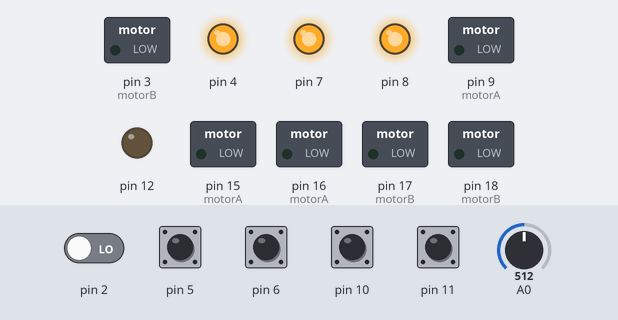
Recording of a sketch running on a simulated Arduino Uno, built with avr-gcc and run on an emulated ATmega328P. Shown: switched loads named in the sketch (green lamp = pin HIGH), output pins drawn as LEDs (lit = HIGH). Dashed ring = blinking. Inputs (shaded band) come from the test bench; at power-on: pin 5, pin 6, pin 10, pin 11 HIGH, pin 2 LOW, A0 = 512.

Above: at 0.8 s.
0.9 s: A0 set to 409
3.9 s: A0 set to 392
At 4.7 s:
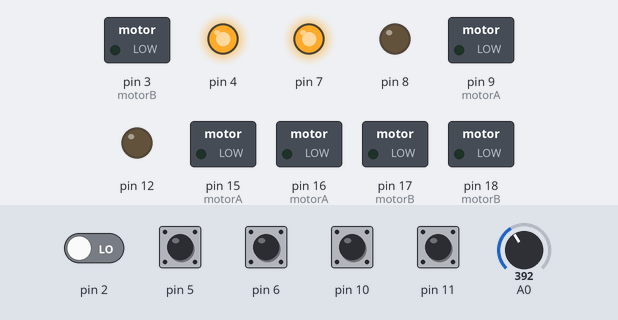
6.9 s: pin 2 driven HIGH
At 8.7 s:
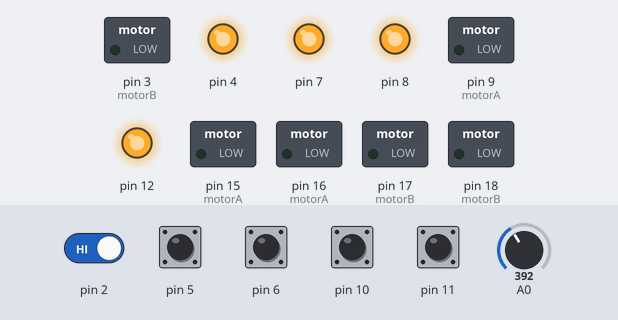
9.9 s: pin 5 pulled LOW for 0.15 s
At 10.0 s:
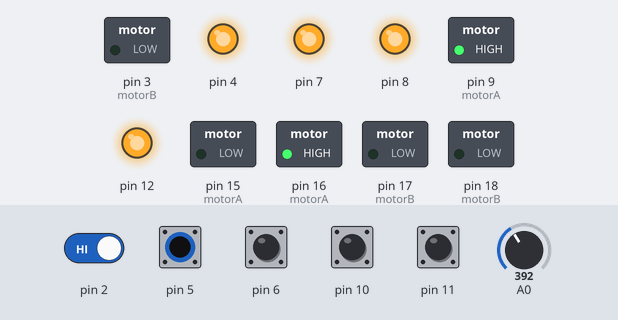
11.5 s: pin 6 pulled LOW for 0.15 s
At 11.6 s:
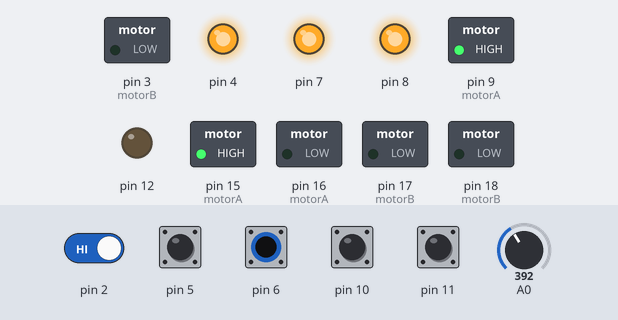
14.5 s: pin 10 pulled LOW for 0.15 s
At 16.7 s:
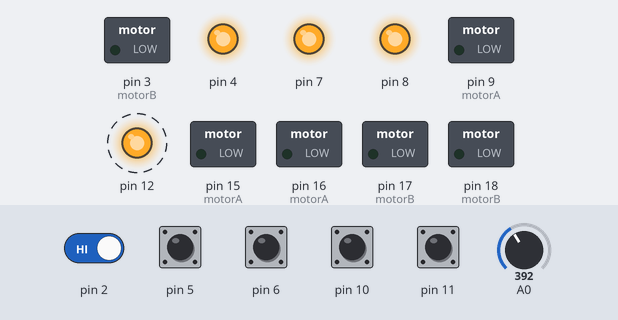
Timing chart, 0 to 18.5 s (numbered marks = the images above; inputs shaded):
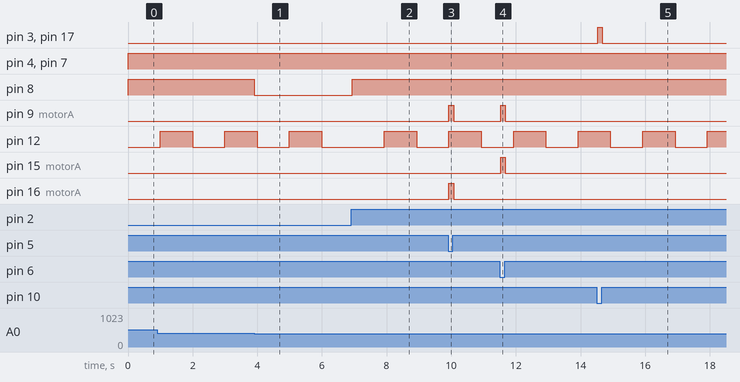

Measured:
- the behaviour switches between 401 and 400 on A0 (found by bisection; images 0 and 1)
- after the input at 3.9 s, pin 8: HIGH → LOW at once
- after the input at 6.9 s, pin 3 (motorB), pin 9 (motorA), pin 15 (motorA), pin 18 (motorB): stays LOW (without the input it goes to HIGH after 2.0 s); pin 8: LOW → HIGH at once
- after the input at 9.9 s, pin 9 (motorA), pin 16 (motorA): LOW → HIGH at once, → LOW 0.15 s later
- after the input at 11.5 s, pin 9 (motorA), pin 15 (motorA): LOW → HIGH at once, → LOW 0.15 s later
- after the input at 14.5 s, pin 3 (motorB), pin 17 (motorB): LOW → HIGH at once, → LOW 0.15 s later
- by itself, pin 12: alternates HIGH for 1.0 s and LOW for 1.0 s

The sketch:

gigantes_mdf.ino
```cpp
/**
 * @file gigantes_mdf.ino
 * @brief Firmware do robo "Gigante de MDF" (ATmega328P, 16 MHz).
 *
 * Controle tipo tanque (cada lado com frente/re), motores por PWM
 * (Timer1 -> D9, Timer2 -> D3), laser piscando 1 s ligado / 1 s
 * desligado pelo Timer0, LDR no ADC0 com deteccao de acerto,
 * 3 LEDs de vida e botao de reset por INT0.
 *
 * Mapa de pinos:
 *  - D2  (PD2): botao reset, apertado = HIGH (pull-down externo 10k), INT0
 *  - D3  (PD3): EN_B, PWM do motor B (OC2B)
 *  - D4  (PD4): LED 1a vida
 *  - D5  (PD5): controle - esquerda para tras
 *  - D6  (PD6): controle - esquerda para frente
 *  - D7  (PD7): LED 2a vida
 *  - D8  (PB0): LED 3a vida
 *  - D9  (PB1): EN_A, PWM do motor A (OC1A)
 *  - D10 (PB2): controle - direita para frente
 *  - D11 (PB3): controle - direita para tras
 *  - D12 (PB4): laser (via BC547)
 *  - A0  (PC0): LDR (mais luz = leitura menor)
 *  - A1/A2 (PC1/PC2): IN1/IN2 do motor A
 *  - A3/A4 (PC3/PC4): IN3/IN4 do motor B
 */

#include <avr/io.h>
#include <avr/interrupt.h>
#include <stdint.h>

#if F_CPU != 16000000UL
#error "Este codigo foi configurado para clock de 16 MHz."
#endif

// ==================== CONFIGURACOES GERAIS ====================

#define VELOCIDADE_NORMAL       255
#define VELOCIDADE_GIRO         190

/** 1 = motor A e o lado esquerdo do robo; 0 = motor A e o lado direito. */
#define MOTOR_A_ESQUERDO          1

/** Coloque 1 se o motor girar ao contrario do esperado. */
#define INVERTER_MOTOR_A          0
#define INVERTER_MOTOR_B          0

#define TEMPO_BLOQUEIO_MS       5000UL
#define TEMPO_GIRO_180_MS        700UL

#define TEMPO_LASER_MS          1000U

#define DEBOUNCE_CONTROLE_MS      25UL
#define DEBOUNCE_RESET_MS         30UL

/** 0 = com mais luz a leitura do ADC cai (LDR no GND, resistor no VCC). */
#define LUZ_AUMENTA_ADC            0
#define LIMIAR_ACERTO            100
#define HISTERESE_LDR             30

#define AMOSTRAS_CALIBRACAO      200U
#define AMOSTRAS_CONFIRMACAO       3U
#define AMOSTRAS_REARME           10U

// Bits do controle (controle tipo tanque)
#define BOTAO_ESQ_FRENTE           0   // D6
#define BOTAO_ESQ_RE               1   // D5
#define BOTAO_DIR_FRENTE           2   // D10
#define BOTAO_DIR_RE               3   // D11

// ==================== ESTADOS DO ROBO ====================

/** Estados da maquina de estados principal. */
typedef enum {
    CALIBRANDO,
    ATIVO,
    BLOQUEADO,
    GIRANDO,
    ELIMINADO
} EstadoRobo;

EstadoRobo estado = CALIBRANDO;

uint8_t vidas = 3;
uint32_t inicioEstado = 0;

// ==================== VARIAVEIS DAS INTERRUPCOES ====================

volatile uint32_t contadorMs = 0;

volatile uint16_t valorAdc = 0;
volatile uint8_t novaLeituraAdc = 0;

volatile uint8_t pedidoReset = 0;

volatile uint8_t laserHabilitado = 0;
volatile uint16_t contadorLaser = 0;

// ==================== VARIAVEIS DO LDR ====================

uint32_t somaCalibracao = 0;
uint16_t quantidadeCalibracao = 0;
uint16_t referenciaLdr = 0;

uint8_t receptorArmado = 0;
uint8_t contadorAcerto = 0;
uint8_t contadorRearme = 0;

// ==================== VARIAVEIS DO CONTROLE ====================

uint8_t controleAnterior = 0;
uint8_t controleEstavel = 0;

uint32_t mudancaControle = 0;

uint8_t resetPendente = 0;
uint32_t inicioReset = 0;

// ==================== PROTOTIPOS ====================

void configurarPinos(void);
void configurarTimers(void);
void configurarAdc(void);
void configurarInterrupcaoReset(void);

uint32_t tempoAtual(void);
uint8_t obterAdc(uint16_t *valor);

void atualizarVidas(void);
void habilitarLaser(uint8_t habilitar);

void motorA(int16_t comando);
void motorB(int16_t comando);
void pararMotores(void);

uint8_t lerControle(void);
void atualizarControle(uint32_t agora);
int16_t comandoLado(uint8_t frente, uint8_t re);
void movimentarPeloControle(void);

void iniciarPartida(uint32_t agora);
void verificarReset(uint32_t agora);

void registrarAcerto(uint32_t agora);
void processarLdr(uint16_t leitura, uint32_t agora);
void atualizarRobo(uint32_t agora);

// ==================== CONFIGURACAO DOS PINOS ====================

/** @brief Configura direcao e pull-ups de todos os pinos usados. */
void configurarPinos(void) {
    // Saidas comecam em nivel baixo
    PORTB &= ~(_BV(PB0) | _BV(PB1) | _BV(PB4));
    PORTC &= ~(_BV(PC1) | _BV(PC2) |
               _BV(PC3) | _BV(PC4));
    PORTD &= ~(_BV(PD3) | _BV(PD4) | _BV(PD7));

    DDRB |= _BV(PB0) | _BV(PB1) | _BV(PB4);
    DDRC |= _BV(PC1) | _BV(PC2) |
            _BV(PC3) | _BV(PC4);
    DDRD |= _BV(PD3) | _BV(PD4) | _BV(PD7);

    // Entradas
    DDRB &= ~(_BV(PB2) | _BV(PB3));
    DDRD &= ~(_BV(PD2) | _BV(PD5) | _BV(PD6));

    // Controle: botao liga o pino ao GND -> pull-up interno
    PORTB |= _BV(PB2) | _BV(PB3);
    PORTD |= _BV(PD5) | _BV(PD6);

    // Reset: pull-down externo de 10k -> SEM pull-up interno
    PORTD &= ~_BV(PD2);

    // LDR: entrada analogica sem pull-up
    DDRC &= ~_BV(PC0);
    PORTC &= ~_BV(PC0);
}

// ==================== CONFIGURACAO DOS TIMERS ====================

/** @brief Timer0 = base de 1 ms; Timer1 e Timer2 = PWM dos motores. */
void configurarTimers(void) {
    TIMSK0 = 0;
    TIMSK1 = 0;
    TIMSK2 = 0;

    // Timer0: CTC, prescaler 64, interrupcao a cada 1 ms.
    TCCR0A = _BV(WGM01);
    TCCR0B = 0;
    TCNT0 = 0;
    OCR0A = 249;

    TIFR0 = _BV(OCF0A) | _BV(OCF0B) | _BV(TOV0);
    TIMSK0 = _BV(OCIE0A);

    TCCR0B = _BV(CS01) | _BV(CS00);

    // Timer1: Fast PWM de 8 bits, prescaler 8, aproximadamente 7,8 kHz.
    TCCR1A = _BV(WGM10);
    TCCR1B = 0;
    TCNT1 = 0;
    OCR1A = 0;
    OCR1B = 0;

    TIFR1 = _BV(OCF1A) | _BV(OCF1B) | _BV(TOV1);

    TCCR1B = _BV(WGM12) | _BV(CS11);

    // Timer2: Fast PWM de 8 bits, prescaler 8, aproximadamente 7,8 kHz.
    TCCR2A = _BV(WGM20) | _BV(WGM21);
    TCCR2B = 0;
    TCNT2 = 0;
    OCR2A = 0;
    OCR2B = 0;

    TIFR2 = _BV(OCF2A) | _BV(OCF2B) | _BV(TOV2);

    TCCR2B = _BV(CS21);
}

// ==================== CONFIGURACAO DO ADC ====================

/** @brief ADC: referencia AVCC, canal A0, prescaler 128 (125 kHz). */
void configurarAdc(void) {
    ADMUX = _BV(REFS0);
    ADCSRB = 0;
    DIDR0 |= _BV(ADC0D);

    ADCSRA = _BV(ADEN) | _BV(ADIE) |
             _BV(ADPS2) | _BV(ADPS1) | _BV(ADPS0);

    ADCSRA |= _BV(ADSC);
}

// ==================== INTERRUPCAO DO RESET ====================

/** @brief INT0 na borda de SUBIDA (botao apertado = HIGH). */
void configurarInterrupcaoReset(void) {
    EIMSK &= ~_BV(INT0);

    EICRA = (EICRA & ~(_BV(ISC00) | _BV(ISC01))) |
            _BV(ISC01) | _BV(ISC00);

    EIFR = _BV(INTF0);
    EIMSK |= _BV(INT0);
}

// ==================== LEITURAS COMPARTILHADAS ====================

/** @brief Le o contador de milissegundos de forma atomica. */
uint32_t tempoAtual(void) {
    uint8_t sregAnterior = SREG;
    cli();

    uint32_t copia = contadorMs;

    SREG = sregAnterior;
    return copia;
}

/** @brief Retorna 1 e copia a leitura se houver amostra nova do ADC. */
uint8_t obterAdc(uint16_t *valor) {
    uint8_t sregAnterior = SREG;
    cli();

    uint8_t disponivel = novaLeituraAdc;

    if (disponivel) {
        *valor = valorAdc;
        novaLeituraAdc = 0;
    }

    SREG = sregAnterior;
    return disponivel;
}

// ==================== VIDAS DO ROBO ====================

/** @brief Acende um LED por vida restante. */
void atualizarVidas(void) {
    if (vidas >= 1)
        PORTD |= _BV(PD4);
    else
        PORTD &= ~_BV(PD4);

    if (vidas >= 2)
        PORTD |= _BV(PD7);
    else
        PORTD &= ~_BV(PD7);

    if (vidas >= 3)
        PORTB |= _BV(PB0);
    else
        PORTB &= ~_BV(PB0);
}

// ==================== CONFIGURACAO DO LASER ====================

/** @brief Liga/desliga o pisca do laser (controlado pelo Timer0). */
void habilitarLaser(uint8_t habilitar) {
    uint8_t sregAnterior = SREG;
    cli();

    laserHabilitado = habilitar;
    contadorLaser = 0;

    if (habilitar)
        PORTB |= _BV(PB4);
    else
        PORTB &= ~_BV(PB4);

    SREG = sregAnterior;
}

// ==================== CONTROLE DOS MOTORES ====================

/**
 * @brief Aciona o motor A.
 * @param comando -255 (re total) a +255 (frente total); 0 = parado.
 */
void motorA(int16_t comando) {
    static int16_t anterior = 32767;

    if (INVERTER_MOTOR_A)
        comando = -comando;

    if (comando > 255) comando = 255;
    if (comando < -255) comando = -255;

    if (comando == anterior)
        return;

    anterior = comando;

    TCCR1A &= ~(_BV(COM1A1) | _BV(COM1A0));
    PORTB &= ~_BV(PB1);

    PORTC &= ~(_BV(PC1) | _BV(PC2));

    if (comando == 0)
        return;

    if (comando > 0)
        PORTC |= _BV(PC1);
    else
        PORTC |= _BV(PC2);

    OCR1A = (uint8_t)(comando > 0 ? comando : -comando);
    TCCR1A |= _BV(COM1A1);
}

/**
 * @brief Aciona o motor B.
 * @param comando -255 (re total) a +255 (frente total); 0 = parado.
 */
void motorB(int16_t comando) {
    static int16_t anterior = 32767;

    if (INVERTER_MOTOR_B)
        comando = -comando;

    if (comando > 255) comando = 255;
    if (comando < -255) comando = -255;

    if (comando == anterior)
        return;

    anterior = comando;

    TCCR2A &= ~(_BV(COM2B1) | _BV(COM2B0));
    PORTD &= ~_BV(PD3);

    PORTC &= ~(_BV(PC3) | _BV(PC4));

    if (comando == 0)
        return;

    if (comando > 0)
        PORTC |= _BV(PC3);
    else
        PORTC |= _BV(PC4);

    OCR2B = (uint8_t)(comando > 0 ? comando : -comando);
    TCCR2A |= _BV(COM2B1);
}

/** @brief Para os dois motores. */
void pararMotores(void) {
    motorA(0);
    motorB(0);
}

// ==================== BOTOES DO CONTROLE ====================

/** @brief Le os 4 botoes do controle (apertado = pino em GND). */
uint8_t lerControle(void) {
    uint8_t botoes = 0;

    if (!(PIND & _BV(PD6))) botoes |= _BV(BOTAO_ESQ_FRENTE);
    if (!(PIND & _BV(PD5))) botoes |= _BV(BOTAO_ESQ_RE);
    if (!(PINB & _BV(PB2))) botoes |= _BV(BOTAO_DIR_FRENTE);
    if (!(PINB & _BV(PB3))) botoes |= _BV(BOTAO_DIR_RE);

    return botoes;
}

/** @brief Debounce do controle: aceita a leitura estavel por 25 ms. */
void atualizarControle(uint32_t agora) {
    uint8_t leitura = lerControle();

    if (leitura != controleAnterior) {
        controleAnterior = leitura;
        mudancaControle = agora;
    }

    if ((uint32_t)(agora - mudancaControle) >=
        DEBOUNCE_CONTROLE_MS) {
        controleEstavel = leitura;
    }
}

/** @brief Converte o par frente/re de um lado em comando de motor. */
int16_t comandoLado(uint8_t frente, uint8_t re) {
    if (frente && !re) return  VELOCIDADE_NORMAL;
    if (re && !frente) return -VELOCIDADE_NORMAL;
    return 0;   // nenhum ou os dois apertados: para esse lado
}

/** @brief Controle tipo tanque: cada lado comanda o seu motor. */
void movimentarPeloControle(void) {
    int16_t esquerdo = comandoLado(
        (controleEstavel >> BOTAO_ESQ_FRENTE) & 1,
        (controleEstavel >> BOTAO_ESQ_RE) & 1);

    int16_t direito = comandoLado(
        (controleEstavel >> BOTAO_DIR_FRENTE) & 1,
        (controleEstavel >> BOTAO_DIR_RE) & 1);

#if MOTOR_A_ESQUERDO
    motorA(esquerdo);
    motorB(direito);
#else
    motorA(direito);
    motorB(esquerdo);
#endif
}

// ==================== INICIO E RESET DA PARTIDA ====================

/** @brief Restaura 3 vidas e recomeca pela calibracao do LDR. */
void iniciarPartida(uint32_t agora) {
    pararMotores();
    habilitarLaser(0);

    vidas = 3;
    atualizarVidas();

    estado = CALIBRANDO;
    inicioEstado = agora;

    somaCalibracao = 0;
    quantidadeCalibracao = 0;
    referenciaLdr = 0;

    receptorArmado = 0;
    contadorAcerto = 0;
    contadorRearme = 0;

    controleAnterior = lerControle();
    controleEstavel = 0;
    mudancaControle = agora;

    uint8_t sregAnterior = SREG;
    cli();

    novaLeituraAdc = 0;

    SREG = sregAnterior;
}

/** @brief Trata o pedido do INT0 com debounce de 30 ms. */
void verificarReset(uint32_t agora) {
    uint8_t sregAnterior = SREG;
    cli();

    uint8_t solicitacao = pedidoReset;
    pedidoReset = 0;

    SREG = sregAnterior;

    if (solicitacao && !resetPendente) {
        resetPendente = 1;
        inicioReset = agora;
    }

    if (resetPendente &&
        (uint32_t)(agora - inicioReset) >=
        DEBOUNCE_RESET_MS) {

        resetPendente = 0;

        // Botao ainda apertado (HIGH) -> reset confirmado
        if (PIND & _BV(PD2))
            iniciarPartida(agora);
    }
}

// ==================== DETECCAO DE ACERTOS ====================

/** @brief Perde uma vida, para os motores e bloqueia por 5 s. */
void registrarAcerto(uint32_t agora) {
    if (estado != ATIVO || vidas == 0)
        return;

    pararMotores();

    vidas--;
    atualizarVidas();

    receptorArmado = 0;
    contadorAcerto = 0;
    contadorRearme = 0;

    estado = BLOQUEADO;
    inicioEstado = agora;

    if (vidas == 0)
        habilitarLaser(0);
}

/** @brief Calibra o LDR e detecta acertos com confirmacao e histerese. */
void processarLdr(uint16_t leitura, uint32_t agora) {
    if (estado == CALIBRANDO) {
        somaCalibracao += leitura;
        quantidadeCalibracao++;

        if (quantidadeCalibracao >= AMOSTRAS_CALIBRACAO) {
            referenciaLdr =
                somaCalibracao / quantidadeCalibracao;

            receptorArmado = 1;
            estado = ATIVO;
            inicioEstado = agora;

            habilitarLaser(1);
        }

        return;
    }

    if (estado != ATIVO)
        return;

    int16_t diferenca;

    if (LUZ_AUMENTA_ADC)
        diferenca = (int16_t)leitura - (int16_t)referenciaLdr;
    else
        diferenca = (int16_t)referenciaLdr - (int16_t)leitura;

    if (!receptorArmado) {
        if (diferenca < (LIMIAR_ACERTO - HISTERESE_LDR)) {
            if (contadorRearme < AMOSTRAS_REARME)
                contadorRearme++;

            if (contadorRearme >= AMOSTRAS_REARME) {
                receptorArmado = 1;
                contadorRearme = 0;
            }
        } else {
            contadorRearme = 0;
        }

        return;
    }

    if (diferenca >= LIMIAR_ACERTO) {
        if (contadorAcerto < AMOSTRAS_CONFIRMACAO)
            contadorAcerto++;

        if (contadorAcerto >= AMOSTRAS_CONFIRMACAO)
            registrarAcerto(agora);
    } else {
        contadorAcerto = 0;
    }
}

// ==================== SEQUENCIA DO ROBO ====================

/** @brief Maquina de estados: ativo, bloqueado 5 s, giro 180, eliminado. */
void atualizarRobo(uint32_t agora) {
    switch (estado) {
        case CALIBRANDO:
            pararMotores();
            break;

        case ATIVO:
            movimentarPeloControle();
            break;

        case BLOQUEADO:
            pararMotores();

            if ((uint32_t)(agora - inicioEstado) >=
                TEMPO_BLOQUEIO_MS) {

                estado = GIRANDO;
                inicioEstado = agora;

                motorA(VELOCIDADE_GIRO);
                motorB(-VELOCIDADE_GIRO);
            }
            break;

        case GIRANDO:
            if ((uint32_t)(agora - inicioEstado) >=
                TEMPO_GIRO_180_MS) {

                pararMotores();

                if (vidas == 0) {
                    estado = ELIMINADO;
                } else {
                    estado = ATIVO;
                    receptorArmado = 0;
                    contadorAcerto = 0;
                    contadorRearme = 0;
                }

                inicioEstado = agora;
            }
            break;

        case ELIMINADO:
            pararMotores();
            break;
    }
}

// ==================== INTERRUPCOES ====================

/** @brief Timer0 (1 ms): relogio, disparo do ADC a cada 5 ms e pisca do laser. */
ISR(TIMER0_COMPA_vect) {
    contadorMs++;

    static uint8_t divisorAdc = 0;

    divisorAdc++;

    if (divisorAdc >= 5) {
        divisorAdc = 0;

        if (!(ADCSRA & _BV(ADSC)))
            ADCSRA |= _BV(ADSC);
    }

    if (laserHabilitado) {
        contadorLaser++;

        if (contadorLaser >= TEMPO_LASER_MS) {
            contadorLaser = 0;
            PORTB ^= _BV(PB4);
        }
    }
}

/** @brief Fim de conversao do ADC. */
ISR(ADC_vect) {
    valorAdc = ADC;
    novaLeituraAdc = 1;
}

/** @brief Botao de reset (borda de subida). */
ISR(INT0_vect) {
    pedidoReset = 1;
}

// ==================== PROGRAMA PRINCIPAL ====================

int main(void) {
    cli();

    configurarPinos();
    configurarTimers();
    configurarAdc();
    configurarInterrupcaoReset();

    iniciarPartida(0);

    sei();

    uint32_t ultimoProcessamento = UINT32_MAX;

    while (1) {
        uint32_t agora = tempoAtual();

        if (agora == ultimoProcessamento)
            continue;

        ultimoProcessamento = agora;

        verificarReset(agora);
        atualizarControle(agora);

        uint16_t leitura;

        if (obterAdc(&leitura))
            processarLdr(leitura, agora);

        atualizarRobo(agora);
    }
}
```
